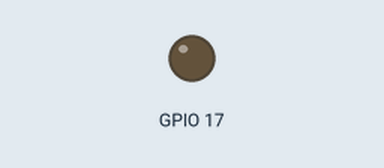
The program below on a simulated Raspberry Pi (BCM pin numbers), started with the argument 17. On the bench: output pins drawn as LEDs (lit = HIGH). What the program prints to the terminal is not drawn. At 1.2 s the program stops and its outputs stay as they are.

Above: at 0.3 s.
Timing chart, 0 to 1.8 s (numbered marks = the images above):
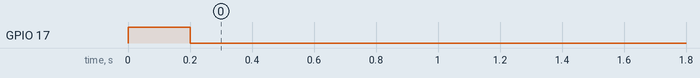

The program:

blinds.py
```python
#!/usr/bin/python
# Use the pin number as argument for the script

import RPi.GPIO as GPIO
import time
import sys  # to be possible to import argument

PIN =  int(sys.argv[1])
print('Eingabe war PIN: ' + str(PIN))

GPIO.setmode(GPIO.BCM)
GPIO.setup(PIN, GPIO.OUT)
GPIO.output(PIN, GPIO.HIGH)
time.sleep(1/5.0)
GPIO.output(PIN, GPIO.LOW)
time.sleep(1)
print('PIN ' + str(PIN) + ' an und ausgeschaltet')
exit()
```

Measured:
- by itself, GPIO 17: LOW → HIGH at 0.00 s, → LOW 0.20 s later
